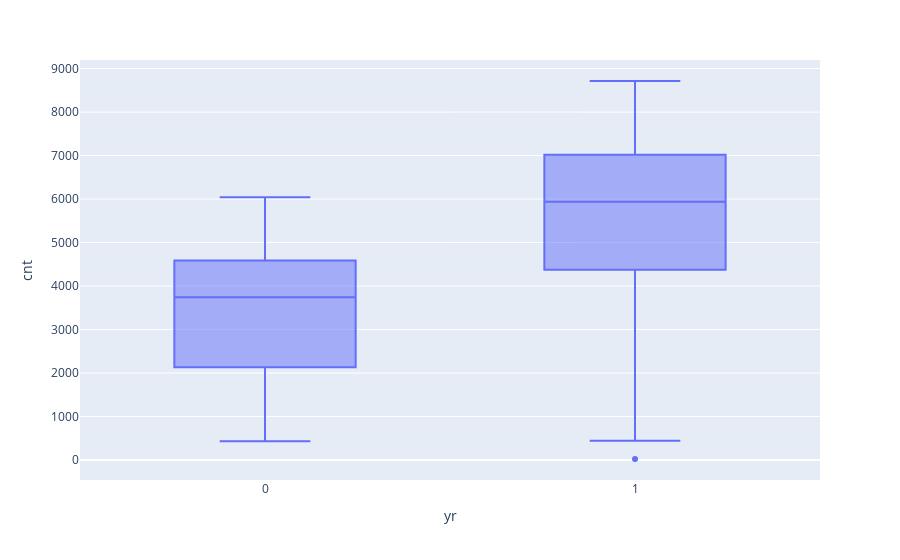

Notebook cell for this chart:
### Code cell
fig = px.box(bike, x="yr", y="cnt")
fig.show()

### Figure 1 — Plotly figure (JSON) as saved in the notebook; plotly's stock layout.template omitted (floating-point values rounded to 4 significant figures; data arrays with more than 128 entries replaced by an {"elided": "..."} marker saying what was removed)
{"data": [{"alignmentgroup": "True", "hovertemplate": "yr=%{x}<br>cnt=%{y}<extra></extra>", "legendgroup": "", "marker": {"color": "#636efa"}, "name": "", "notched": false, "offsetgroup": "", "orientation": "v", "showlegend": false, "type": "box", "x": {"elided": "730 int values"}, "x0": " ", "xaxis": "x", "y": {"elided": "730 int values"}, "y0": " ", "yaxis": "y"}], "layout": {"boxmode": "group", "legend": {"tracegroupgap": 0}, "margin": {"t": 60}, "xaxis": {"anchor": "y", "domain": [0, 1], "title": {"text": "yr"}}, "yaxis": {"anchor": "x", "domain": [0, 1], "title": {"text": "cnt"}}}}
